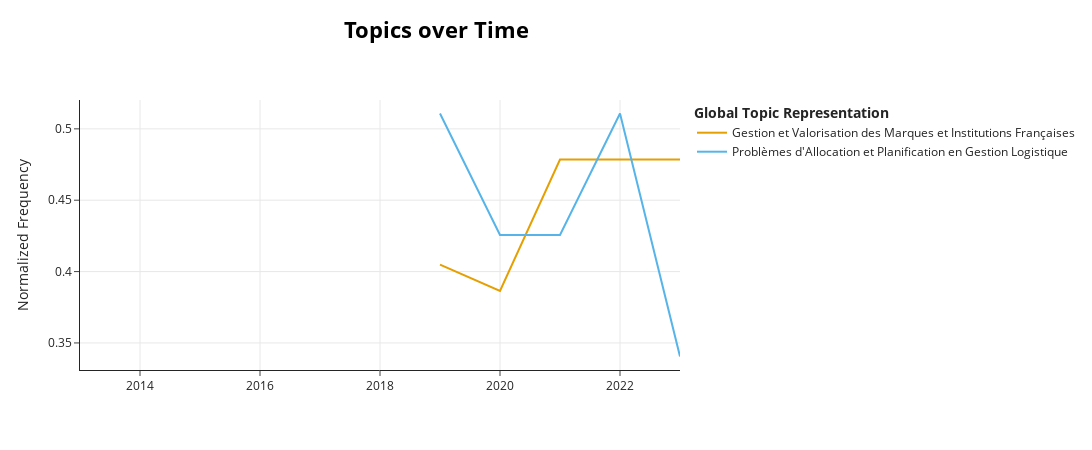

This figure's notebook cell:
### Code cell
# Comme il s'agit d'un plotly, nous pouvons également tracer les étiquettes des sujets. (limiter de 2013 à 2023)
fig_dtm = topic_model.visualize_topics_over_time(topics_over_time, custom_labels=True, normalize_frequency=True)
fig_dtm.update_xaxes(range=[2013, 2023])
fig_dtm.write_html("output/visualize_topics_over_time.html")
fig_dtm

### Figure 1 — Plotly figure (JSON) as saved in the notebook; plotly's stock layout.template omitted (floating-point values rounded to 4 significant figures)
{"data": [{"hoverinfo": "text", "hovertext": ["<b>Topic 0</b><br>Words: de, la, of, the, des", "<b>Topic 0</b><br>Words: of, the, de, la, des", "<b>Topic 0</b><br>Words: de, of, des, the, and", "<b>Topic 0</b><br>Words: de, of, the, and, la", "<b>Topic 0</b><br>Words: de, la, of, des, the"], "marker": {"color": "#E69F00"}, "mode": "lines", "name": "Gestion et Valorisation des Marques et Institutions Françaises", "type": "scatter", "x": [2019, 2020, 2021, 2022, 2023], "y": [0.4048, 0.3864, 0.4785, 0.4785, 0.4785]}, {"hoverinfo": "text", "hovertext": ["<b>Topic 1</b><br>Words: problem, to, scheduling, collaborative, design", "<b>Topic 1</b><br>Words: problem, for, based, scheduling, multi", "<b>Topic 1</b><br>Words: problem, scheduling, the, for, multi", "<b>Topic 1</b><br>Words: problem, for, scheduling, the, and", "<b>Topic 1</b><br>Words: scheduling, problem, for, algorithm, allocation"], "marker": {"color": "#56B4E9"}, "mode": "lines", "name": "Problèmes d'Allocation et Planification en Gestion Logistique", "type": "scatter", "x": [2019, 2020, 2021, 2022, 2023], "y": [0.5108, 0.4256, 0.4256, 0.5108, 0.3405]}], "layout": {"height": 450, "hoverlabel": {"bgcolor": "white", "font": {"family": "Rockwell", "size": 16}}, "legend": {"title": {"text": "<b>Global Topic Representation"}}, "title": {"font": {"color": "Black", "size": 22}, "text": "<b>Topics over Time</b>", "x": 0.4, "xanchor": "center", "y": 0.95, "yanchor": "top"}, "width": 1250, "xaxis": {"range": [2013, 2023], "showgrid": true}, "yaxis": {"showgrid": true, "title": {"text": "Normalized Frequency"}}}}
